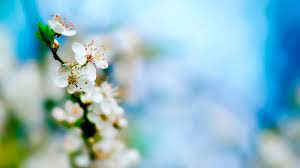
#> input picture session(01)/images.jpg, 300 x 168 px, found by its file name
$ python main.py
#> lines starting #> are read from the running program, lines starting #| are printed output that depends on the picture; after the words box and inside, x2 and y2 are one past the last pixel; in counts of white or black regions, pixels touching at a corner belong together
import cv2

my_image=cv2.imread("D:\python\image_processing\session(01)\images.jpg")
#> my_image is the input picture: shape (168, 300, 3); mean B, G, R 201.1, 188.2, 142.2
my_image_2=cv2.cvtColor(my_image,cv2.COLOR_BGR2GRAY)
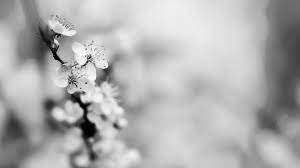
#> my_image_2: shape (168, 300); min 0, max 254, mean 175.9

#print(my_image_2)
print(my_image_2.shape)
#| (168, 300)

cv2.imshow("alaki",my_image_2)


#my_image_2[10:17,18:199]=255

for i in range(0,10):
    for j in range(0,300):
        my_image_2[i,j]=255
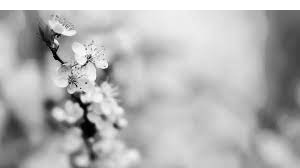
#> my_image_2: shape (168, 300); 5.95% of pixels changed, all inside (x1, y1, x2, y2) = (0, 0, 300, 10)
my_image_2[0:168,0:10]=255
my_image_2[158:168,0:300]=255
my_image_2[0:168,290:300]=255
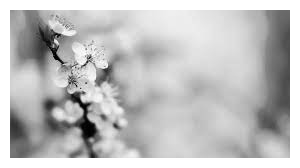
#> my_image_2: shape (168, 300); min 0, max 255, mean 191.2


flower=my_image_2[10:168,25:100]
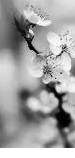
#> flower: shape (158, 75); min 0, max 255, mean 162.6
cv2.imshow("",flower)
cv2.waitKey()

my_image_2[10:168,225:300]=flower
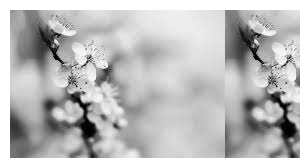
#> my_image_2: shape (168, 300); min 0, max 255, mean 187.1

cv2.imwrite("result.jpg",my_image_2)
